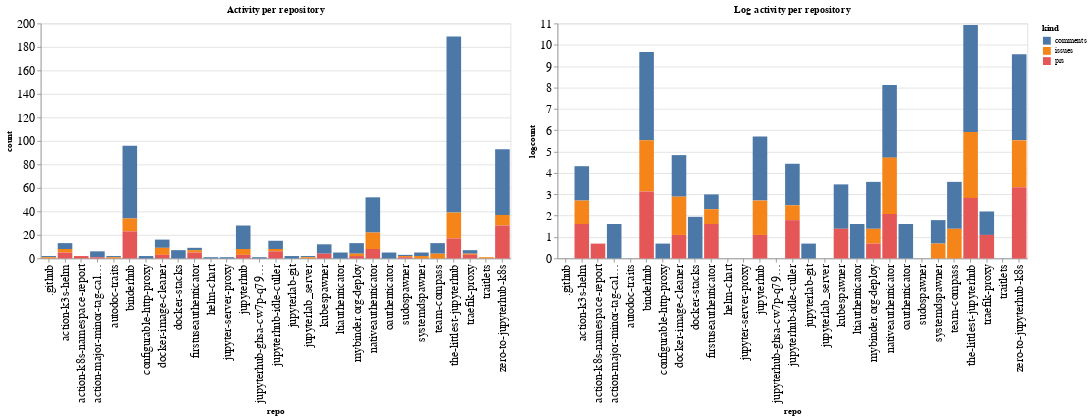

This figure's notebook cell:
### Code cell
ch1 = alt.Chart(repo_summaries, width=600, title="Activity per repository").mark_bar().encode(
    x='repo',
    y='count',
    color='kind',
    tooltip="kind"
)

ch2 = alt.Chart(repo_summaries, width=600, title="Log activity per repository").mark_bar().encode(
    x='repo',
    y='logcount',
    color='kind',
    tooltip="kind"
)

ch1 | ch2

### Figure 1 — Vega-Lite specification as saved in the notebook (floating-point values rounded to 4 significant figures)
{"config": {"axisLeft": {"labelFontSize": 15}, "axisBottom": {"labelFontSize": 15}}, "hconcat": [{"mark": "bar", "encoding": {"color": {"type": "nominal", "field": "kind"}, "tooltip": {"type": "nominal", "field": "kind"}, "x": {"type": "nominal", "field": "repo"}, "y": {"type": "quantitative", "field": "count"}}, "title": "Activity per repository", "width": 600}, {"mark": "bar", "encoding": {"color": {"type": "nominal", "field": "kind"}, "tooltip": {"type": "nominal", "field": "kind"}, "x": {"type": "nominal", "field": "repo"}, "y": {"type": "quantitative", "field": "logcount"}}, "title": "Log activity per repository", "width": 600}], "data": {"name": "data-f43e55d6c49be57aa839bb55e5555417"}, "$schema": "https://vega.github.io/schema/vega-lite/v4.8.1.json", "datasets": {"data-f43e55d6c49be57aa839bb55e5555417": [{"repo": ".github", "kind": "comments", "count": 1, "logcount": 0.0}, {"repo": ".github", "kind": "issues", "count": 1, "logcount": 0.0}, {"repo": "action-k3s-helm", "kind": "comments", "count": 5, "logcount": 1.609}, {"repo": "action-k3s-helm", "kind": "issues", "count": 3, "logcount": 1.099}, {"repo": "action-k3s-helm", "kind": "prs", "count": 5, "logcount": 1.609}, {"repo": "action-k8s-namespace-report", "kind": "prs", "count": 2, "logcount": 0.6931}, {"repo": "action-major-minor-tag-calculator", "kind": "comments", "count": 5, "logcount": 1.609}, {"repo": "action-major-minor-tag-calculator", "kind": "prs", "count": 1, "logcount": 0.0}, {"repo": "autodoc-traits", "kind": "comments", "count": 1, "logcount": 0.0}, {"repo": "autodoc-traits", "kind": "issues", "count": 1, "logcount": 0.0}, {"repo": "binderhub", "kind": "comments", "count": 62, "logcount": 4.127}, {"repo": "binderhub", "kind": "issues", "count": 11, "logcount": 2.398}, {"repo": "binderhub", "kind": "prs", "count": 23, "logcount": 3.135}, {"repo": "configurable-http-proxy", "kind": "comments", "count": 2, "logcount": 0.6931}, {"repo": "docker-image-cleaner", "kind": "comments", "count": 7, "logcount": 1.946}, {"repo": "docker-image-cleaner", "kind": "issues", "count": 6, "logcount": 1.792}, {"repo": "docker-image-cleaner", "kind": "prs", "count": 3, "logcount": 1.099}, {"repo": "docker-stacks", "kind": "comments", "count": 7, "logcount": 1.946}, {"repo": "firstuseauthenticator", "kind": "comments", "count": 2, "logcount": 0.6931}, {"repo": "firstuseauthenticator", "kind": "issues", "count": 2, "logcount": 0.6931}, {"repo": "firstuseauthenticator", "kind": "prs", "count": 5, "logcount": 1.609}, {"repo": "helm-chart", "kind": "comments", "count": 1, "logcount": 0.0}, {"repo": "jupyter-server-proxy", "kind": "comments", "count": 1, "logcount": 0.0}, {"repo": "jupyterhub", "kind": "comments", "count": 20, "logcount": 2.996}, {"repo": "jupyterhub", "kind": "issues", "count": 5, "logcount": 1.609}, {"repo": "jupyterhub", "kind": "prs", "count": 3, "logcount": 1.099}, {"repo": "jupyterhub-ghsa-cw7p-q79f-m2v7", "kind": "comments", "count": 1, "logcount": 0.0}, {"repo": "jupyterhub-idle-culler", "kind": "comments", "count": 7, "logcount": 1.946}, {"repo": "jupyterhub-idle-culler", "kind": "issues", "count": 2, "logcount": 0.6931}, {"repo": "jupyterhub-idle-culler", "kind": "prs", "count": 6, "logcount": 1.792}, {"repo": "jupyterlab-git", "kind": "comments", "count": 2, "logcount": 0.6931}, {"repo": "jupyterlab_server", "kind": "comments", "count": 1, "logcount": 0.0}, {"repo": "jupyterlab_server", "kind": "issues", "count": 1, "logcount": 0.0}, {"repo": "kubespawner", "kind": "comments", "count": 8, "logcount": 2.079}, {"repo": "kubespawner", "kind": "prs", "count": 4, "logcount": 1.386}, {"repo": "ltiauthenticator", "kind": "comments", "count": 5, "logcount": 1.609}, {"repo": "mybinder.org-deploy", "kind": "comments", "count": 9, "logcount": 2.197}, {"repo": "mybinder.org-deploy", "kind": "issues", "count": 2, "logcount": 0.6931}, {"repo": "mybinder.org-deploy", "kind": "prs", "count": 2, "logcount": 0.6931}, {"repo": "nativeauthenticator", "kind": "comments", "count": 30, "logcount": 3.401}, {"repo": "nativeauthenticator", "kind": "issues", "count": 14, "logcount": 2.639}, {"repo": "nativeauthenticator", "kind": "prs", "count": 8, "logcount": 2.079}, {"repo": "oauthenticator", "kind": "comments", "count": 5, "logcount": 1.609}, {"repo": "sudospawner", "kind": "comments", "count": 1, "logcount": 0.0}, {"repo": "sudospawner", "kind": "issues", "count": 1, "logcount": 0.0}, {"repo": "sudospawner", "kind": "prs", "count": 1, "logcount": 0.0}, {"repo": "systemdspawner", "kind": "comments", "count": 3, "logcount": 1.099}, {"repo": "systemdspawner", "kind": "issues", "count": 2, "logcount": 0.6931}, {"repo": "team-compass", "kind": "comments", "count": 9, "logcount": 2.197}, {"repo": "team-compass", "kind": "issues", "count": 4, "logcount": 1.386}, {"repo": "the-littlest-jupyterhub", "kind": "comments", "count": 150, "logcount": 5.011}, {"repo": "the-littlest-jupyterhub", "kind": "issues", "count": 22, "logcount": 3.091}, {"repo": "the-littlest-jupyterhub", "kind": "prs", "count": 17, "logcount": 2.833}, {"repo": "traefik-proxy", "kind": "comments", "count": 3, "logcount": 1.099}, {"repo": "traefik-proxy", "kind": "issues", "count": 1, "logcount": 0.0}, {"repo": "traefik-proxy", "kind": "prs", "count": 3, "logcount": 1.099}, {"repo": "traitlets", "kind": "issues", "count": 1, "logcount": 0.0}, {"repo": "zero-to-jupyterhub-k8s", "kind": "comments", "count": 56, "logcount": 4.025}, {"repo": "zero-to-jupyterhub-k8s", "kind": "issues", "count": 9, "logcount": 2.197}, {"repo": "zero-to-jupyterhub-k8s", "kind": "prs", "count": 28, "logcount": 3.332}]}}
